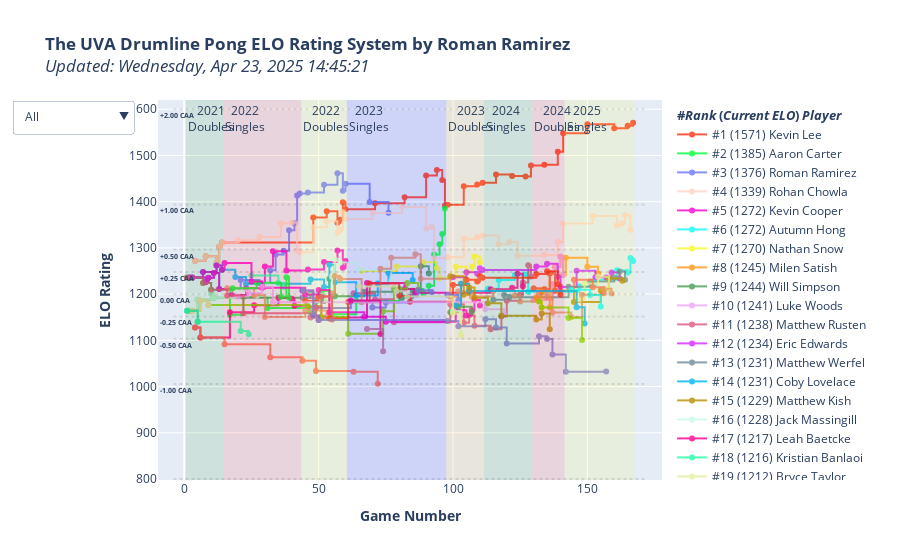

The cell this chart's notebook holds for it:
### Code cell
import plotly.graph_objects as go
import plotly.colors as pc

average_elo = 1200
cup_diffs = [-2, -1, -0.5, -0.25, 0, 0.25, 0.5, 1, 2]
expected_elos = [average_elo - expected_score_inverse(x) for x in cup_diffs]

fig = go.Figure()

# CAA is cups against average (like WAR)
# how many cups will you make against the average player?

hrect_colors = pc.sequential.Turbo
hrect_annots = ['-1.00 CAA','-0.50 CAA','-0.25 CAA','0.00 CAA','+0.25 CAA','+0.50 CAA', '+1.00 CAA', '+2.00 CAA']
for i in range(len(expected_elos) - 1):
    fig.add_hrect(
        annotation_position="top left",
        y0=expected_elos[i],
        y1=expected_elos[i+1],
        fillcolor=hrect_colors[i % len(hrect_colors)],
        opacity=0,
        line_width=0,
        annotation=dict(
            text=f'<b>{hrect_annots[i]}</b>',
            font=dict(
                size=7
            )
        )
    )

ranking = 1
trace_colors = pc.qualitative.Light24
for (i, (player,current_rating)) in enumerate(sorted(elo.items(), key=lambda x:x[1], reverse=True)):
    fig.add_trace(go.Scatter(
        x=elo_time_table.index,
        y=elo_time_table[player],
        name=f'#{ranking} ({current_rating:.0f}) {player}',
        mode='lines+markers',
        connectgaps=True,
        text=[f"<br><b>Before-Game ELO: </b>{x[2]:.0f}<br><b>Expected Cups Against Opponent: </b>{x[0]:+.2f}<br><b>Expected Cups Against Average: </b>{x[1]:+.2f}<br><br><b>Change in ELO:</b> {x[3]:+.0f}<br>" for x in zip(
                ec_time_table[player],
                caa_time_table[player],
                prev_elo_time_table[player],
                d_elo_time_table[player]
            )
        ],
        # text=[f"<b>Change in ELO:</b> {c:.0f}<br>" for c in d_elo_time_table[player]],
        line=dict(
            shape = 'hv',
            color=trace_colors[i % len(trace_colors)]
        )
        # maybe add a per-match section of expected score diff
    ))
    ranking += 1

for (i, season) in enumerate(seasons):
    fig.add_vrect(
        annotation_text=season_labels[i],
        annotation_position="top left",
        x0=matches_table['event'][matches_table['event'] == season].index[0] + 0.5,
        x1=matches_table['event'][matches_table['event'] == season].index[-1] + 1.5,
        fillcolor=vrect_colors[i % len(vrect_colors)],
        opacity=0.1,
        line_width=0,
    )

dropdown_labels = [
    "All",
    "2019 Season",
    "2020 Season",
    "2021 Season",
    "2022 Season",
    "2023 Season",
    "Snares",
    "Tenors",
    "Basses",
    "Cymbals",
    "Pit/Cymbals",
    "Non-Marchers",
    "2022 Grads",
    "2023 Grads",
    "2024 Grads",
    "2025 Grads",
    "2026 Grads",
    "2027 Grads",
    "2021 Doubles",
    "2022 Singles",
    "2022 Doubles",
    "2023 Singles",
    "2023 Doubles",
    "2024 Singles",
    "2024 Doubles" #,
    # "2023 Beach Week"
]
dropdown_categories = [
    [True for _ in sorted_players_table['player']],
    [((type(x) != float)&(x != 'non-marcher')) for x in sorted_players_table['2019']],
    [((type(x) != float)&(x != 'non-marcher')) for x in sorted_players_table['2020']],
    [((type(x) != float)&(x != 'non-marcher')) for x in sorted_players_table['2021']],
    [((type(x) != float)&(x != 'non-marcher')) for x in sorted_players_table['2022']],
    [((type(x) != float)&(x != 'non-marcher')) for x in sorted_players_table['2023']],
    [x > 0 for x in sorted_players_table[['2019', '2020', '2021', '2022', '2023']].apply(lambda x: x == 'snare').sum(axis=1)],
    [x > 0 for x in sorted_players_table[['2019', '2020', '2021', '2022', '2023']].apply(lambda x: x == 'tenors').sum(axis=1)],
    [x > 0 for x in sorted_players_table[['2019', '2020', '2021', '2022', '2023']].apply(lambda x: x == 'bass').sum(axis=1)],
    [x > 0 for x in sorted_players_table[['2019', '2020', '2021', '2022', '2023']].apply(lambda x: x == 'cymbals').sum(axis=1)],
    [x > 0 for x in sorted_players_table[['2019', '2020', '2021', '2022', '2023']].apply(lambda x: x == 'pit-cymbals').sum(axis=1)],
    [x > 0 for x in sorted_players_table[['2019', '2020', '2021', '2022', '2023']].apply(lambda x: x == 'non-marcher').sum(axis=1)],
    [x == '2022' for x in sorted_players_table['grad_year']],
    [x == '2023' for x in sorted_players_table['grad_year']],
    [x == '2024' for x in sorted_players_table['grad_year']],
    [x == '2025' for x in sorted_players_table['grad_year']],
    [x == '2026' for x in sorted_players_table['grad_year']],
    [x == '2027' for x in sorted_players_table['grad_year']],
    [not np.isnan(x) for x in sorted_players_table['seed_2021_2s']],
    [not np.isnan(x) for x in sorted_players_table['seed_2022_1s']],
    [not np.isnan(x) for x in sorted_players_table['seed_2022_2s']],
    [not np.isnan(x) for x in sorted_players_table['seed_2023_1s']],
    [not np.isnan(x) for x in sorted_players_table['seed_2023_2s']],
    [not np.isnan(x) for x in sorted_players_table['seed_2024_1s']],
    [not np.isnan(x) for x in sorted_players_table['seed_2024_2s']]
    # [x == True for x in sorted_players_table['beach_week_2023']]
]

def active_ranking(cat):
    i = 0
    t = 0
    retList = list()
    for c in cat:
        retList.append(f"#{i+1} ({sorted_players_table['current_elo'][t]:.0f}) {sorted_players_table['player'][t]}")
        if c is True:
            i += 1
        t += 1
    return retList 

dropdown_dicts = [
    dict(
    label=label,
    method='restyle',
    args=[{"visible": category, "name": active_ranking(category)}]
    ) for (label, category) in zip(dropdown_labels, dropdown_categories)
]


fig.update_layout(
    title=f'<b>The UVA Drumline Pong ELO Rating System by Roman Ramirez</b><br><i>Updated: {str(datetime.datetime.now().strftime("%A, %b %d, %Y %H:%M:%S"))}',#</i> *Note that non-tournament games were recorded only after 2023 Singles.',
    xaxis_title='<b>Game Number</b>',
    yaxis_title='<b>ELO Rating</b>',

    updatemenus=[
        dict(
            active=0,
            buttons=dropdown_dicts
            ,
        )       
    ]
)

team1_list = list()
team2_list = list()
for (i, row) in matches_table.iterrows():
    if type(row.t1p2) is not str:
        team1_list.append(row.t1p1)
    else:
        team1_list.append(row.t1p1 + " and " + row.t1p2)

    if type(row.t2p2) is not str:
        team2_list.append(row.t2p1)
    else:
        team2_list.append(row.t2p1 + " and " + row.t2p2)

customdata = np.stack((team1_list, team2_list, matches_table['score1'], matches_table['score2'], matches_table['date'], matches_table['match_number']), axis=-1)
hovertemplate = (
    '<i>%{customdata[4]|%A, %B %d, %Y}, Game %{customdata[5]} (%{x})</i><br>' +
    '<b>%{fullData.name}</b><br><br>' + 
    '<b>%{customdata[0]} vs. %{customdata[1]}</b><br>' +
    '<b>Final Score:</b> %{customdata[2]}-%{customdata[3]}<br>' + 
    '%{text}' + 
    '<b>After-Game ELO:</b> %{y:,.0f}<br>' +
    '<extra></extra>'
)

fig.update_traces(
    customdata=customdata,
    hovertemplate=hovertemplate,
    opacity=0.8,
    legendgrouptitle_text='<b>#<i>Rank</i> (<i>Current ELO</i>) <i>Player</i></b>'
)

for (cd, eo) in zip(cup_diffs, expected_elos):
    fig.add_shape(
        type='line',
        x0=elo_time_table.index.min() - 5,
        y0=eo,
        x1=elo_time_table.index.max() + 5,
        y1=eo,
        line=dict(
            color='black',
            dash='dot'
        ),
        opacity=0.10,
    )
    # fig.add_trace(
    #     go.Scatter(
    #         x=[elo_time_table.index.min() - 5],
    #         y=[eo],
    #         text=f"{cd} cups",
    #         mode="text",
    #         textfont=dict(
    #             size=7,
    #         ),
    #         showlegend=False
    #     )
    # )

fig.show()
fig.write_html("index.html")
